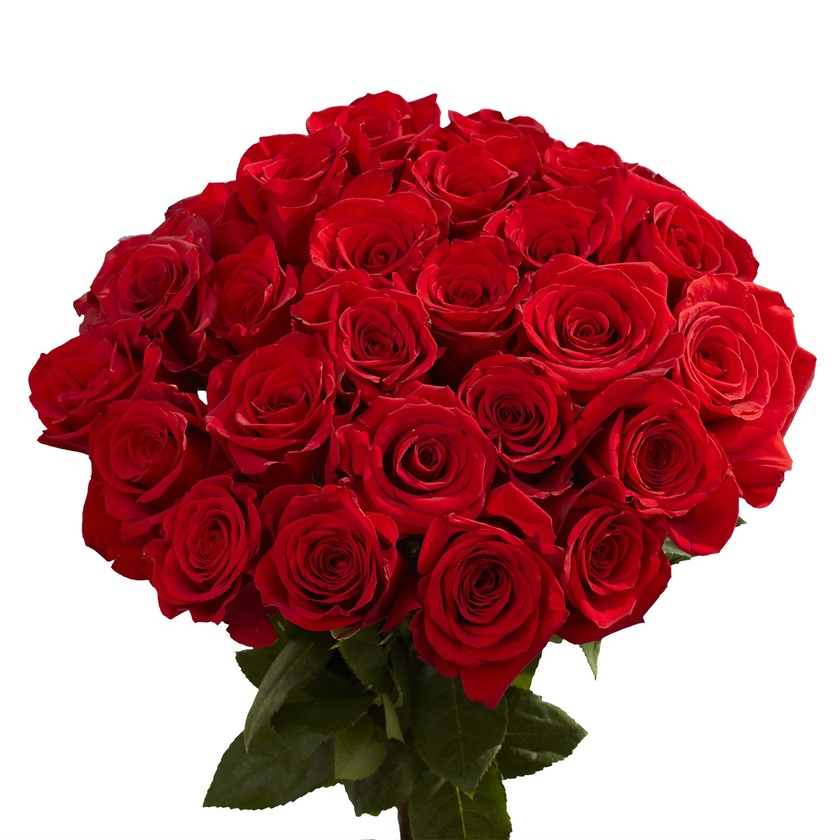
#> input picture rose.jpg, 840 x 840 px, shrunk from 1500 x 1500 before the run
$ jupyter execute --allow-errors Linear_Algebra_filters.ipynb   (shell and % lines are left out)   (older library calls are emulated)
#> lines starting #> are read from the running program, lines starting #| are printed output that depends on the picture; after the words box and inside, x2 and y2 are one past the last pixel; in counts of white or black regions, pixels touching at a corner belong together
[cell 1]
#all the imports required
from pathlib import Path
from PIL import Image
import matplotlib.pyplot as plt
import cv2
from numpy import asarray
import numpy as np
import sys

[cell 2]
#shows the image (present in the same foulder as the ipynb file)
image = Image.open('rose.jpg')
#> image is the input picture: PIL image 840x840 RGB; mean R, G, B 185.6, 124.8, 128
plt.imshow(image)

[cell 3]
#negative
img = cv2.imread("rose.jpg")
cv2.imshow('image',img)

img_not = cv2.bitwise_not(img)
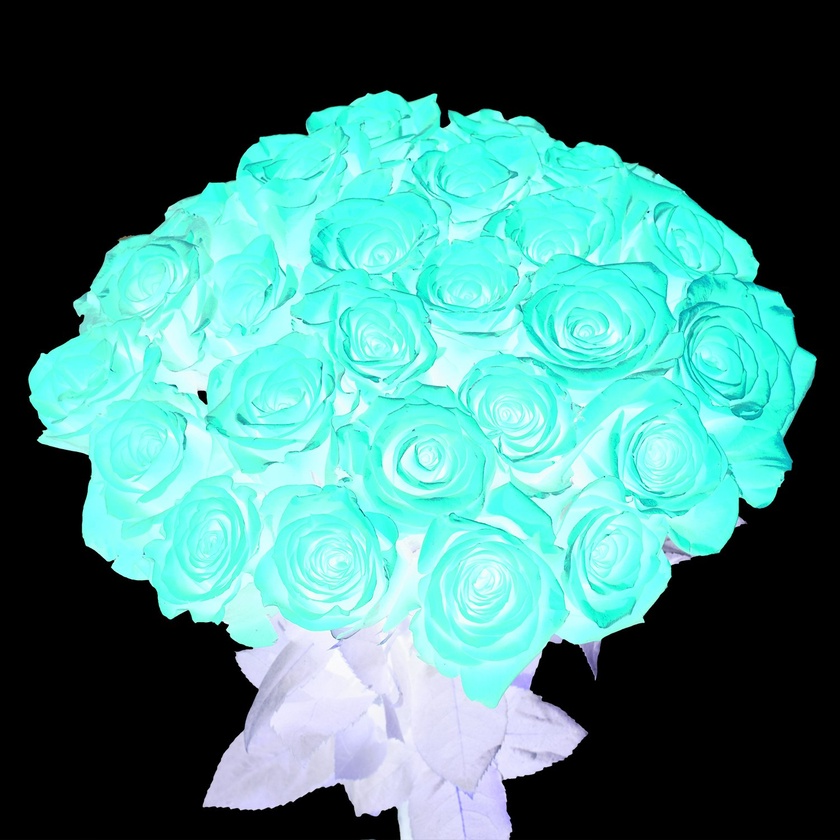
#> img_not: shape (840, 840, 3); mean B, G, R 127, 130.2, 69.4
cv2.imshow('Invert1',img_not)
cv2.waitKey(0)
cv2.destroyAllWindows()

[cell 4]
#addition
img1 = cv2.imread('test2.jpg')
img2 = cv2.imread('flower.jpg')
#> (the rest of this cell did not finish here and is left out)

#> (a cell that did not finish here is left out)

[cell 6]
#flip
img = cv2.imread('rose.jpg')
img_flip_lr = cv2.flip(img, 1)
cv2.imshow('flip',img_flip_lr)
cv2.waitKey(0)
cv2.destroyAllWindows()

[cell 7]
# convert image to grayscale
image = Image.open('rose.jpg')
image_grayscale = image.convert(mode='L')
print(image_grayscale)
#| <PIL.Image.Image image mode=L size=840x840 at 0x7F01194B2ED0>
# show grayscale image
plt.imshow(image_grayscale,cmap='Greys_r')

[cell 8]
# split into separate channels
image = Image.open('rose.jpg')
red_channel, green_channel, blue_channel = image.split()
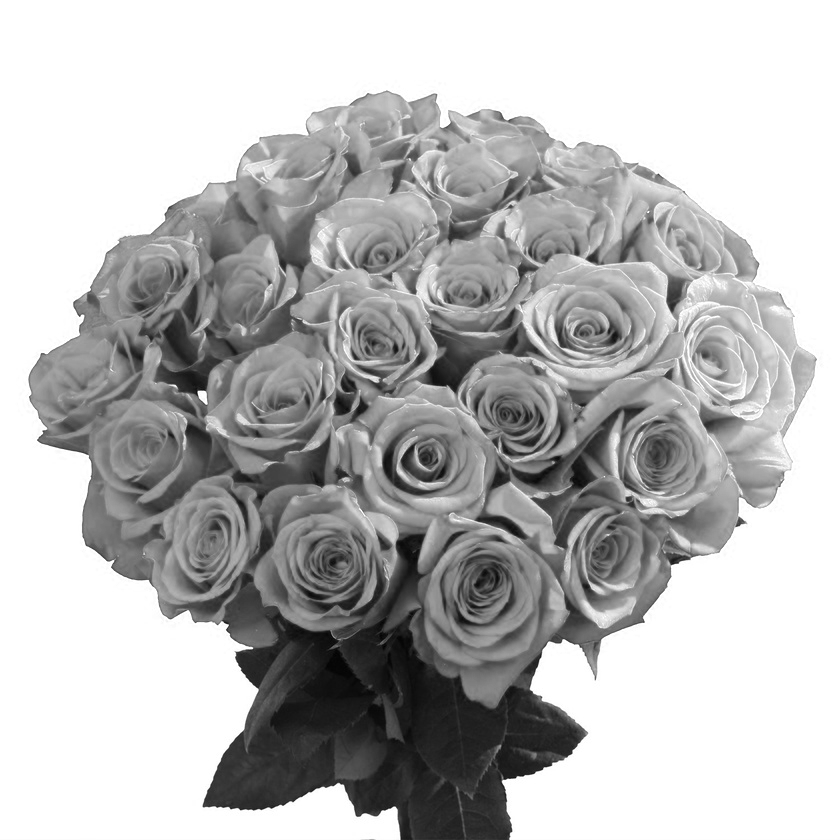
#> red_channel: PIL image 840x840 L; min 0, max 255, mean 185.6

figure, (red, green, blue) = plt.subplots(ncols=3, figsize=(18, 8)) # figsize is (width, height) in inches

red.imshow(red_channel, cmap='Reds')
red.set_title("Red Channel")

green.imshow(green_channel, cmap='Greens')
green.set_title("Green Channel")

blue.imshow(blue_channel, cmap='Blues')
blue.set_title("Blue Channel")

[cell 9]
#sepia
img = cv2.imread('rose.jpg')
original = img.copy()
img = np.array(img, dtype = np.float64)
img = cv2.transform(img, np.matrix([[ 0.393, 0.769, 0.189],
                                    [ 0.349, 0.686, 0.168],
                                    [ 0.272, 0.534, 0.131]]))
img[np.where(img>255)] = 255
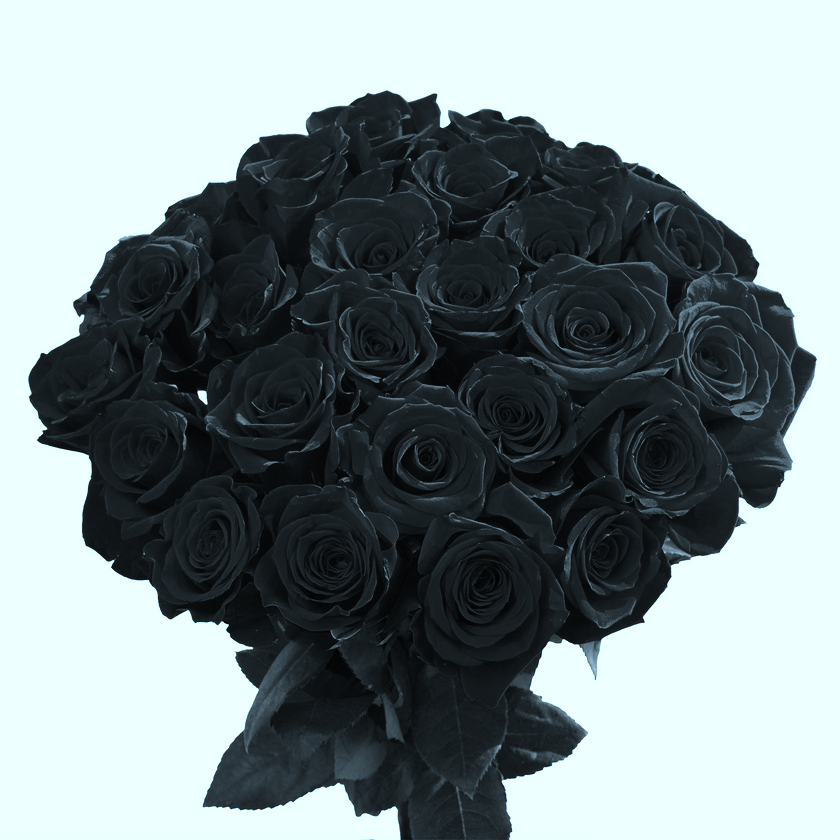
#> img: shape (840, 840, 3) float64; mean B, G, R 139.8, 137.5, 125.8
img = np.array(img, dtype = np.uint8)
cv2.imshow("original", original)
cv2.imshow("Output", img)
cv2.waitKey(0)
cv2.destroyAllWindows()

[cell 10]
#increase brightness of the image
image = cv2.imread("rose.jpg")

new_image = np.zeros(image.shape, image.dtype)

brightness_value = int(input("Enter brightness value [0-100]: "))
#> the answer given: 3
contrast_value = float(1)

for y in range(image.shape[0]):
    for x in range(image.shape[1]):
        for c in range(image.shape[2]):
            new_image[y,x,c] = np.clip(contrast_value*image[y,x,c] + brightness_value, 0, 255)

cv2.imshow('image', image)

cv2.imshow('edited image', new_image)
print('Press any key..')
cv2.waitKey()
cv2.destroyAllWindows()

[cell 11]
#to find svd decomposition of the given matrix
sepia= np.matrix([[ 0.393, 0.769, 0.189],[ 0.349, 0.686, 0.168],[ 0.272, 0.534, 0.131]])
U, s, V = np.linalg.svd(sepia)
print("U=\n",U,"\nE=\n",s,"\nV= \n", V)

[cell 12]
#Edge detection
img = cv2.imread('rose.jpg')
gray = cv2.cvtColor(img, cv2.COLOR_BGR2GRAY)
img_gaussian = cv2.GaussianBlur(gray,(3,3),0)

#canny
img_canny = cv2.Canny(img,100,200)
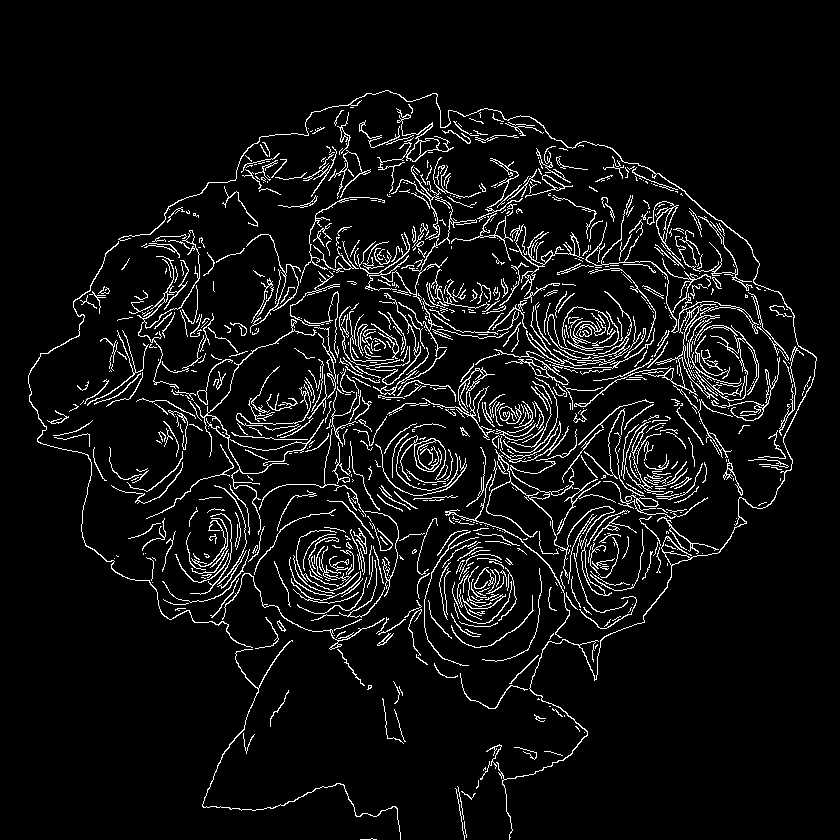
#> img_canny: shape (840, 840); 6.5% white in thin lines or dots, all inside (x1, y1, x2, y2) = (28, 90, 817, 840)

#sobel
img_sobelx = cv2.Sobel(img_gaussian,cv2.CV_8U,1,0,ksize=5)
img_sobely = cv2.Sobel(img_gaussian,cv2.CV_8U,0,1,ksize=5)
img_sobel = img_sobelx + img_sobely
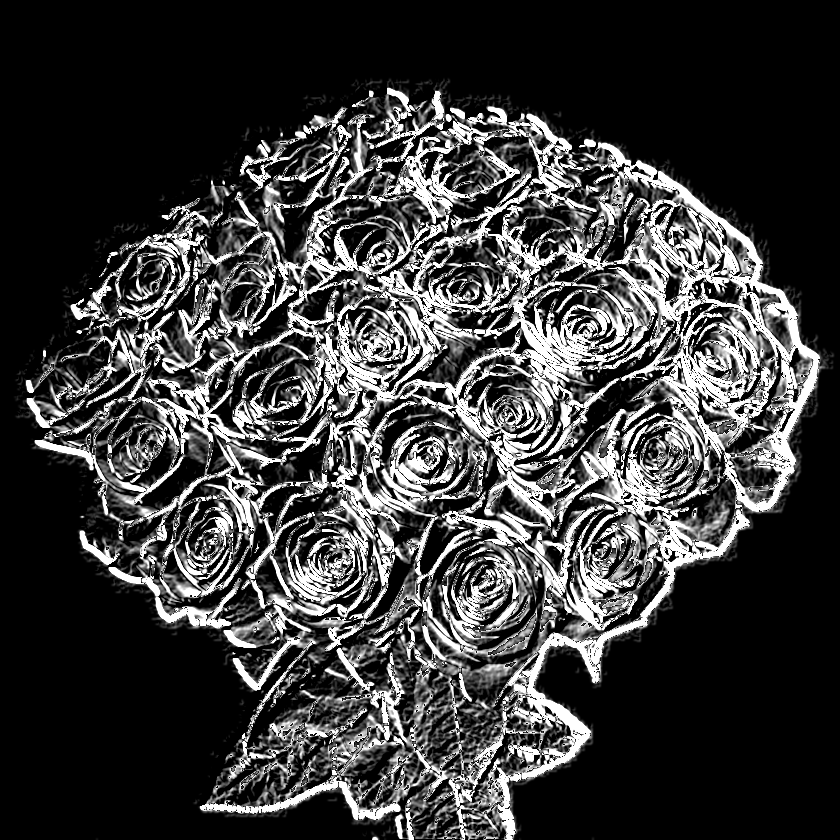
#> img_sobel: shape (840, 840); min 0, max 255, mean 59.6


#prewitt
kernelx = np.array([[1,1,1],[0,0,0],[-1,-1,-1]])
kernely = np.array([[-1,0,1],[-1,0,1],[-1,0,1]])
img_prewittx = cv2.filter2D(img_gaussian, -1, kernelx)
img_prewitty = cv2.filter2D(img_gaussian, -1, kernely)


cv2.imshow("Original Image", img)
cv2.imshow("Canny", img_canny)
cv2.imshow("Sobel X", img_sobelx)
cv2.imshow("Sobel Y", img_sobely)
cv2.imshow("Sobel", img_sobel)
cv2.imshow("Prewitt X", img_prewittx)
cv2.imshow("Prewitt Y", img_prewitty)
cv2.imshow("Prewitt", img_prewittx + img_prewitty)


cv2.waitKey(0)
cv2.destroyAllWindows()

[cell 13]
import scipy.ndimage
plt.style.use('seaborn-whitegrid')

x, y = np.meshgrid(np.linspace(-1, 1, 50), np.linspace(-1, 1, 50))
box = np.array(np.logical_and(np.abs(x) < 0.7, np.abs(y) < 0.7),dtype='float64')
gauss = np.exp(-5 * (x * x + y * y))

plt.matshow(np.hstack((gauss, box)), cmap='plasma')
plt.colorbar()

[cell 14]
def low_rank_approx(m, rank = 1):
    U,E,V = np.linalg.svd(m)
    mn = np.zeros_like(m)
    score = 0.0
    for i in range(rank):
        mn += E[i] * np.outer(U[:,i], V[i,:])
        score += E[i]
    print("Approximation Rank = ",rank)
    print('Approximation percentage, ', score / np.sum(E))
    d = dict();
    d['1'] = mn
    d['2']   =(score / np.sum(E))*100
    return d

[cell 15]
circle = np.array(x*x+y*y < 0.8, 'float32')
plt.matshow((circle), cmap='plasma')
plt.colorbar()

[cell 16]
for i in range (1,10):
    a=low_rank_approx(circle,i)
    lc=a['1']
    perc=np.zeros(50)
    perc[i]=a['2']
    plt.matshow((lc), cmap='plasma')
    plt.colorbar()
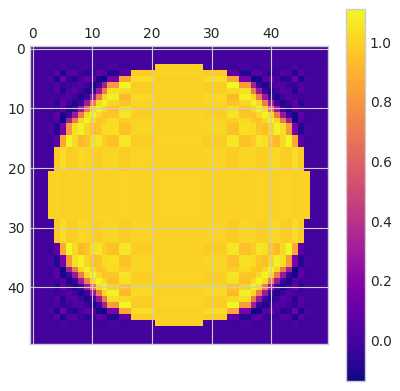
#> figure drawn by matplotlib, 2 panels

[cell 17]
#An application of seperable filters in cv2.GaussianBlur()

import cv2
import numpy as np

#Load source / input image
imgIn = cv2.imread("rose.jpg")

# 1D Gausian Kernel using sigma of 1.7
kernel = cv2.getGaussianKernel( 11, 1.7 )

print (kernel.shape)
print(kernel)
gBlurImg = cv2.GaussianBlur(imgIn, (11,11), 1.7)
cv2.imshow("Gaussian Blur", gBlurImg)

#this is how the GaussianBlur function actually works:
twoD = cv2.sepFilter2D(imgIn, -1, kernel, kernel)
cv2.imshow("Gaussian sepFilter2D", twoD)

diff = twoD - gBlurImg
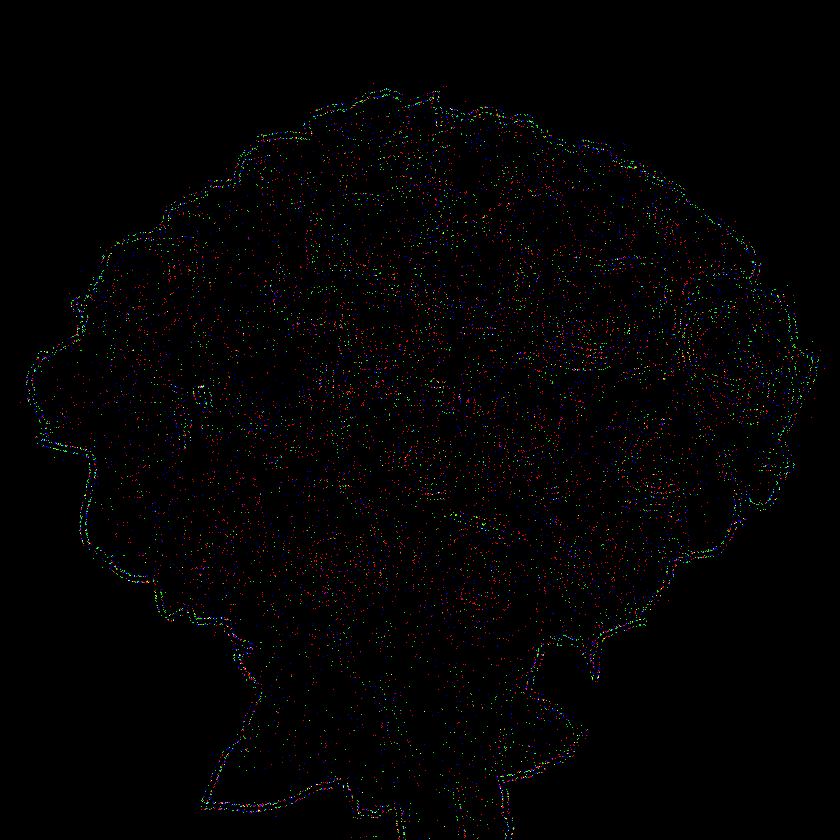
#> diff: shape (840, 840, 3); mean B, G, R 1.8, 1.7, 2.4

cv2.imshow("Difference", diff)
cv2.waitKey(0)
cv2.destroyAllWindows()
